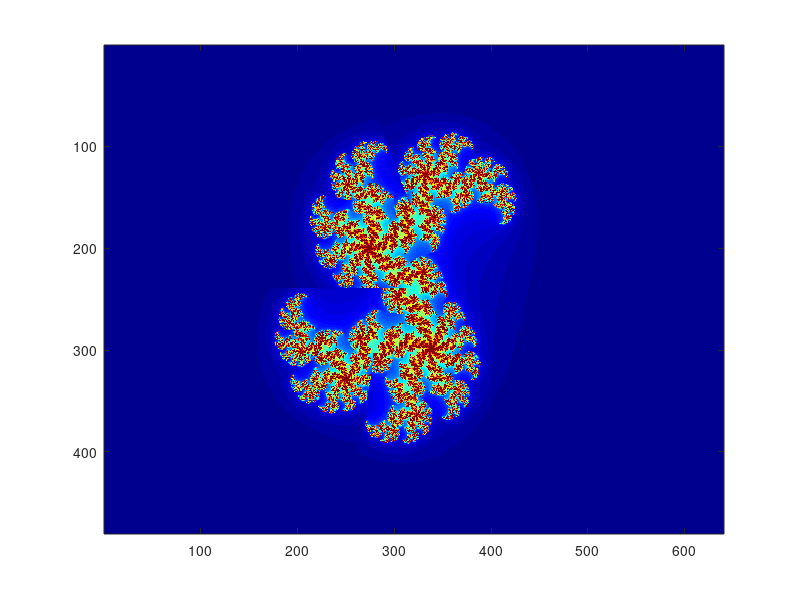

Source code (MATLAB):
% Julia Set

for ImageWidth = 1:640
for ImageHeight = 1:480
RealPart = (ImageWidth - 320) / 120;
ImaginaryPart = (ImageHeight - 240) / 120;
iteration=0;
c=complex(RealPart,ImaginaryPart);
%z=0+0i;
k=.327+.22i;
z=c;
for i = 1:90   
    z=z^1.7+k;
    if abs(z) > 2 ,break,end
    iteration=iteration+1;
    ComplexModulusImage(ImageHeight,ImageWidth)=abs(z);
end
IterationImage(ImageHeight,ImageWidth)=iteration;%the number of iteration
end
end
ComplexModulusImage=round(ComplexModulusImage);
 image(IterationImage)
 colormap(jet)